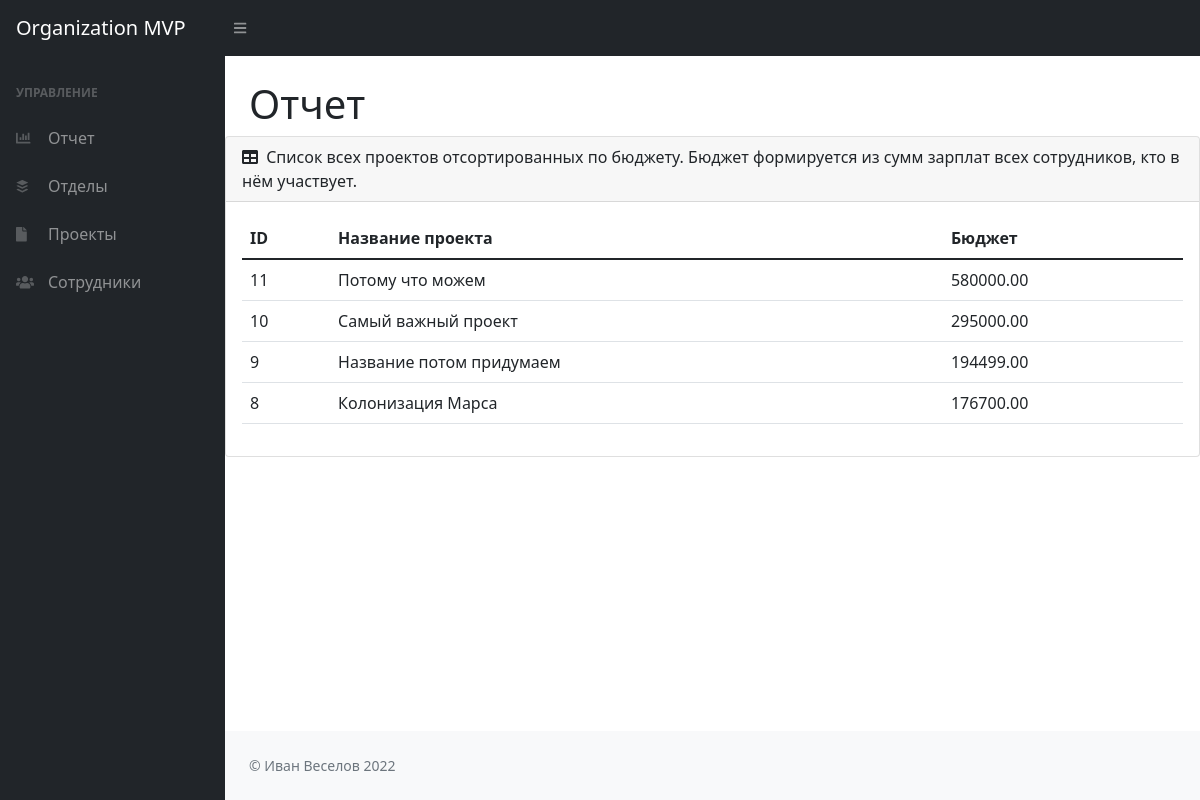
The page / on the database its author committed.
### tables this page shows
CREATE TABLE IF NOT EXISTS `projects` (
  `id` int(255) NOT NULL AUTO_INCREMENT,
  `name` varchar(255) NOT NULL,
  `created` datetime NOT NULL,
  `updated` datetime NOT NULL DEFAULT CURRENT_TIMESTAMP,
  UNIQUE KEY `id` (`id`)
);

### index.php (called while the page is built, shortened)
<?php
	$path = strtok($_SERVER['REQUEST_URI'], '?');
	$route = new Routing($path);
		$method = $route->getMethod();
	$app = new $controller();
	if(method_exists($app, $method)) {
		$content = $app->$method();
	} else {
		$content['filename'] = '404.php';
	}
	require dirname(__FILE__) . '/src/views/layouts/html.php';

### src/App/DB.php (called while the page is built, shortened)
<?php
	class DB
	{
		public static function connect()
		{
			$config = Config::load();
			$dsn = "mysql:host={$config['db_host']};dbname={$config['db_name']};charset={$config['db_charset']}";
			try {
				$pdo = new PDO($dsn, $config['db_user'], $config['db_password']);
				$pdo->setAttribute(PDO::ATTR_ERRMODE, PDO::ERRMODE_EXCEPTION);
				return $pdo;
			} catch (\PDOException $e) {
				echo 'Connection failed: ' . $e->getMessage();
			}
		}
	}

### src/models/ReportModel.php (called while the page is built, shortened)
<?php
	class ReportModel extends DB
	{
		public static function getReport() {
			$query = "SELECT COALESCE(SUM(employees.salary), 0) as money, projects.id as id, projects.name as name from projects
					LEFT join employees on (employees.project_id = projects.id)
					GROUP by projects.id
					ORDER by money DESC";
			return self::connect()->query($query)->fetchAll();
		}
	}

### src/controllers/SiteController.php (called while the page is built, shortened)
<?php
	class SiteController extends Controller
	{
		public function actionIndex() {
			$this->data = [
				'view' => 'site/report',
				'params' => [
					'title' => 'Отчет',
					'data' => ReportModel::getReport(),
				],
			];
			return $this->render($this->data);
		}
	}

### src/App/Controller.php (called while the page is built, shortened)
<?php
	class Controller
	{
		public function render($data) {
			return [
				'filename' => BASE . '/src/views/' . $data['view'] . '.php',
				'params' => $data['params'],
			];
		}
	}

### src/views/site/report.php (the view, shortened to what this page needs)
<div class="container-fluid px-4">
	<h1 class="mt-4"><?= $content['params']['title'] ?></h1>
</div>
<div class="card mb-4">
	<div class="card-header">
		<i class="fas fa-table me-1"></i>
		Список всех проектов отсортированных по бюджету. Бюджет формируется из сумм зарплат всех сотрудников, кто в нём участвует.
	</div>
	<div class="card-body">
		<table id="reportTable" class="table">
			<thead>
			<tr>
				<th>ID</th>
				<th>Название проекта</th>
				<th>Бюджет</th>
			</tr>
			</thead>
			<tbody>
			<?php
				if (!empty($content['params']['data'])) {
					foreach ($content['params']['data'] as $key => $row) {
						?>
						<tr>
							<td><?=$row['id']?></td>
							<td><?=$row['name']?></td>
							<td><?=$row['money']?></td>
						</tr>
						<?php
					}
				}
				?>
			</tbody>
		</table>
	</div>
</div>

### rows shown on the page
projects: id "11", name "Потому что можем", money "580000.00"
projects: id "10", name "Самый важный проект", money "295000.00"
projects: id "9", name "Название потом придумаем", money "194499.00"
projects: id "8", name "Колонизация Марса", money "176700.00"

### other values the page prints
$content['params']['title'] "Отчет"
